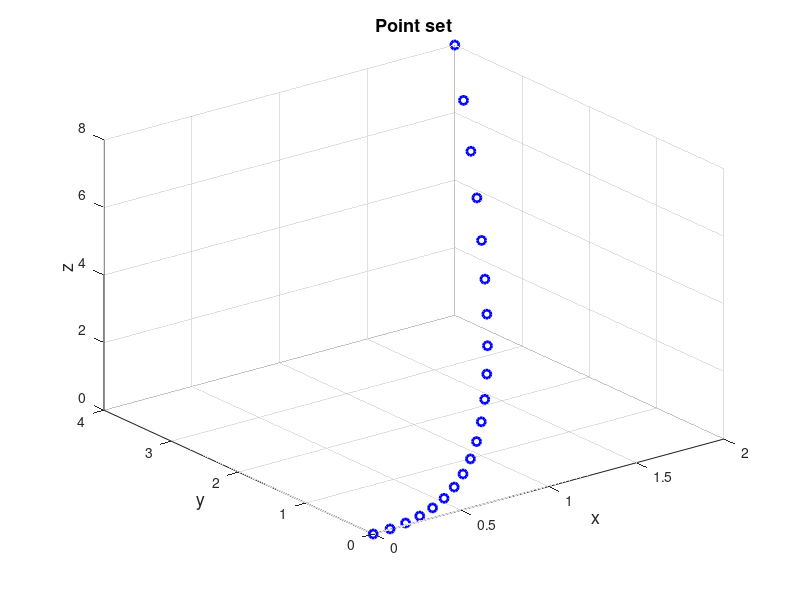

Here is the MATLAB script that generated this plot: (Note: this script raises an error after producing the figure.)
%% Verification of the Upper Bound Theorem (McMullen, 1970) in 3 dimensions

%% Introduction
% The cyclic polytope $CP(n,d)$ may be defined as the convex hull of $n$
% vertices on the moment curve $(t, t^2, t^3, ..., t^d)$. The precise
% choice of which $n$ points on this curve are selected is irrelevant for
% the combinatorial structure of this polytope. The number of
% $(d-1)$ -dimensional facets (faces) of $CP(n,d)$ is given by the formula:
%
% $$f_i(\Delta(n,d)) = \frac{n}{n - \frac{d}{2}} {{n - \frac{d}{2}} \choose
% n-d} \hspace{0.2in} d \quad \textrm{even} \quad $$
%
% $$f_i(\Delta(n,d)) = 2 {{n - \frac{d+1}{2}} \choose n-d} \hspace{0.2in} d
% \quad \textrm{odd} \quad $$
%
% The upper bound theorem states that cyclic polytopes have the largest
% possible number of faces among all convex polytopes with a given
% dimension and number of vertices.

%% Initial data
% Set the points the convex hull of which is to be calculated.
t=(0:0.1:2)';
points=[t,t.^2,t.^3];
%%
% Plot the point set in blue circles.
figure('Name','Point set','NumberTitle','off')
scatter3(points(:,1),points(:,2),points(:,3),...
    'marker','o','MarkerEdgeColor',[0 0 1],'LineWidth',2)
xlabel('x','FontSize',13);
ylabel('y','FontSize',13);
zlabel('z','FontSize',13);
title('Point set','FontSize',13)

%% Processing
% Find the point identities defining each facet of the convex hull of the
% point set.
chull1=convhull_nd(points);

%% Post-processing
% Find the number of the facets of the convex hull.
nfacets1=size(chull1,1)
%%
% Calculate the number of points the convex hull of which was calculated,
% as well as their dimension.
[n,d]=size(points)
%%
% Calculate the maximum number of faces (2-dimensional facets) that a
% 3-dimensional convex hull ($$d=3$) of 21 points can have.
maxfacets=2*nchoosek(n-(d+1)/2,n-d)
%%
% Check the validity of the Upper Bound Theorem.
if maxfacets<nfacets1
    error('Upper Bound Theorem not satisfied')
end

%% Plots
% Plot the convex hull of the point set.
figure('Name','Convex hull','NumberTitle','off')
trisurf(chull1,points(:,1),points(:,2),points(:,3),...
    'FaceColor',[1 0.5 0],'EdgeColor',[0 0 1]);
xlabel('x','FontSize',13);
ylabel('y','FontSize',13);
zlabel('z','FontSize',13);
title('Convex hull','FontSize',13)

%% Contact author
%
%  (c) 2024 by George Papazafeiropoulos
%  First Lieutenant, Infrastructure Engineer, Hellenic Air Force
%  Civil Engineer, M.Sc., Ph.D. candidate, NTUA
%
% Email: gpapazafeiropoulos@yahoo.gr
%
% Website: http://users.ntua.gr/gpapazaf/
%


